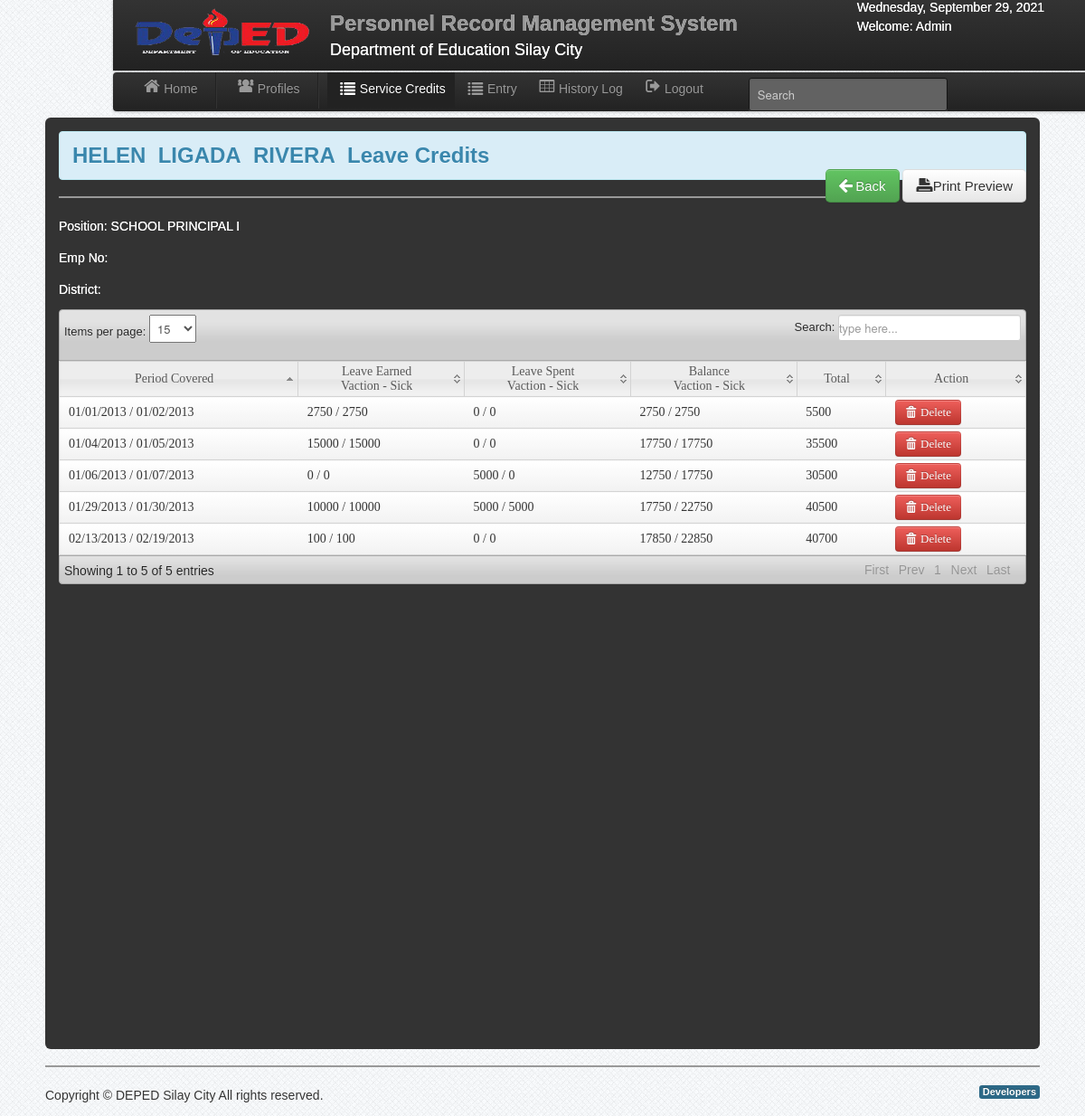
Screenshot of /view_service_credits.php?id=103 (signed in) with the database file from the repository.
### tables this page shows
CREATE TABLE IF NOT EXISTS `user` (
  `User_id` int(11) NOT NULL AUTO_INCREMENT,
  `UserName` varchar(50) NOT NULL,
  `Password` varchar(50) NOT NULL,
  `FirstName` varchar(50) NOT NULL,
  `LastName` varchar(50) NOT NULL,
  `User_Type` varchar(50) NOT NULL,
  PRIMARY KEY (`User_id`)
);

CREATE TABLE IF NOT EXISTS `employee` (
  `employeeID` int(11) NOT NULL AUTO_INCREMENT,
  `Position` varchar(50) NOT NULL,
  `salary_grade` int(11) NOT NULL,
  `step` int(11) NOT NULL,
  `LastName` varchar(50) NOT NULL,
  `FirstName` varchar(50) NOT NULL,
  `MiddleName` varchar(50) NOT NULL,
  `Sex` varchar(10) NOT NULL,
  `Date_of_Birth` varchar(50) NOT NULL,
  `birth_place` varchar(100) NOT NULL,
  `tin` varchar(50) NOT NULL,
  `Eligibility` varchar(50) NOT NULL,
  `RemarkID` int(11) NOT NULL,
  `School` varchar(150) NOT NULL,
  `location` varchar(200) NOT NULL,
  `height` varchar(3) NOT NULL,
  `weight` varchar(5) NOT NULL,
  `civil_status` varchar(50) NOT NULL,
  `citizenship` varchar(50) NOT NULL,
  `blood_type` varchar(10) NOT NULL,
  `gsis` varchar(100) NOT NULL,
  `pag_ibig` varchar(100) NOT NULL,
  `PHILHEALTH` varchar(100) NOT NULL,
  `SSS` varchar(100) NOT NULL,
  `Authorized_Salary` varchar(100) NOT NULL,
  `Actual_Salary` varchar(100) NOT NULL,
  `Status` varchar(50) NOT NULL,
  `Civil_Service_Eligibility` varchar(100) NOT NULL,
  `Remarks` varchar(100) NOT NULL,
  `Residential_Address` varchar(100) NOT NULL,
  `ZIP_CODE1` varchar(20) NOT NULL,
  `Telephone_NO` varchar(20) NOT NULL,
  `Permanent_Address` varchar(100) NOT NULL,
  `ZIP_CODE2` varchar(20) NOT NULL,
  `Email_Address` varchar(100) NOT NULL,
  `Cellphone_NO` varchar(15) NOT NULL,
  `Agency_Employee_NO` varchar(20) NOT NULL,
  `Item_Number` varchar(50) NOT NULL,
  `Area_Code` varchar(50) NOT NULL,
  `Area_Type` varchar(50) NOT NULL,
  `ATTRIBUTION` varchar(50) NOT NULL,
  `Employee_No` varchar(50) NOT NULL,
  `qualification` varchar(100) NOT NULL,
  `Classification` varchar(100) NOT NULL,
  `District` varchar(100) NOT NULL,
  PRIMARY KEY (`employeeID`)
);

CREATE TABLE IF NOT EXISTS `service_credits` (
  `service_credits_id` int(11) NOT NULL AUTO_INCREMENT,
  `from_date` varchar(100) NOT NULL,
  `to_date` varchar(100) NOT NULL,
  `LE_vacation` int(11) NOT NULL,
  `LE_sick` int(11) NOT NULL,
  `LS_vacation` int(11) NOT NULL,
  `LS_sick` int(11) NOT NULL,
  `B_vacation` int(11) NOT NULL,
  `B_sick` int(11) NOT NULL,
  `total` int(11) NOT NULL,
  `employeeID` int(11) NOT NULL,
  PRIMARY KEY (`service_credits_id`)
);

### session.php (called while the page is built, shortened)
<?php
$id_session=$_SESSION['id'];
?>

### view_service_credits.php (the view, shortened to what this page needs)
<?php include('dbcon.php'); include('session.php');include('header.php'); $get_id=$_GET['id'];?>
<body>
    <?php include('nav-top.php'); ?>
    <div class="navbar navbar-fixed-top1">
        <div class="navbar-inner">
            <div class="container">
                <div class="marg">
                    <ul class="nav">
                        <li>
                            <a href="home.php"><i class="icon-home icon-large"></i>Home</a>
                        </li>
                        <li class="divider-vertical"></li>
                        <li><a href="emp_profiles.php"><i class="icon-group icon-large"></i>Profiles</a></li>
                        <li class="divider-vertical"></li>
						<li class="active"><a href="leave_record.php"><i class="icon-list icon-large"></i>Service Credits</a></li>
                        <li><a href="entry.php"><i class="icon-list icon-large"></i>Entry</a></li>
                        <li><a href="history_log.php"><i class="icon-table icon-large"></i>History Log</a></li>
                        <li><a id="logout" data-toggle="modal" href="#myModal"><i class="icon-signout icon-large"></i>Logout</a></li>
                        <form  method="POST" action="search.php" class="navbar-search pull-right">
                            <input type="text" name="search" class="search-query" placeholder="Search">
                        </form>
                    </ul>
                </div>
            </div>
        </div>
    </div>
    <div class="wrapper">
    <div id="element" class="hero-body">
        <?php $result=mysqli_query($conn,"select * from employee where employeeID='$get_id'")or die (mysqli_error());
            $get_row=mysqli_fetch_array($result);
			$member_id=$get_row['employeeID'];
        ?>
        <div class="alert alert-info">
            <h2><font color=""><?php echo $get_row['FirstName']; ?>&nbsp;&nbsp;<?php echo $get_row['MiddleName']; ?>&nbsp;&nbsp;<?php echo $get_row['LastName']; ?>&nbsp; Leave Credits</font></h2>
        </div>
        <div class="button-back">
            <a class="btn  btn-large btn-success" href="emp_non_teaching.php"><i class="icon-arrow-left icon-large"></i>&nbsp;Back</a>
            <a href="print_service_credits.php<?php echo '?id='.$member_id; ?>" class="btn  btn-large"><i class="icon-print icon-large"></i>&nbsp;Print Preview</a>
        </div>
        <hr>
        <div class="color_white">
        <p>Position:&nbsp;<?php echo $get_row['Position']; ?></p>
        <p>Emp No:&nbsp;<?php echo $get_row['Employee_No']; ?></p>
        <p>District:</p>
        </div>
        <table class="users-table">
        <div class="demo_jui">
            <table cellpadding="0" cellspacing="0" border="0" class="display" id="log" class="jtable">
                <thead>
                    <tr>
                        <th>Period Covered</th>
                        <th>Leave Earned
                            <br>
                            Vaction - Sick
                        </th>
                        <th>Leave Spent
                            <br>
                            Vaction - Sick
                        </th>
                        <th>Balance
                            <br>
                            Vaction - Sick
                        </th>
                        <th>Total</th>
                        <th>Action</th>
                    </tr>
                </thead>
                <tbody>
                    <?php $emp_query=mysqli_query($conn,"select * from service_credits where employeeID='$get_id' order by from_date");
                        while($row=mysqli_fetch_array($emp_query)){ $id=$row['service_credits_id']; $emp=$row['employeeID'];  ?>
                        <tr class="del<?php echo $id ?>">
                            <td><?php echo $row['from_date']."  / ".$row['to_date']; ?></td>
                            <td><?php echo $row['LE_vacation']." / ".$row['LE_sick']; ?></td>
                            <td><?php echo $row['LS_vacation']." / ".$row['LS_sick']; ?></td>
                            <td><?php echo $row['B_vacation']." / ".$row['B_sick']; ?></td>
                            <td><?php echo $row['total'];?></td>
                            <td>
                                <a class="btn btn-danger1"  id="<?php echo $id; ?>">  <i class="icon-trash icon-large"></i>&nbsp;Delete</a>
                            </td>
                        </tr>
                        <?php }?>
                </tbody>
            </table>
        </div>
        <?php include('footer.php');?>
    </div>
</body>

### nav-top.php
<div class="navbar navbar-fixed-top">
    <div class="navbar-inner">
        <div class="container">
            <div class="marg_top">
                <a class="brand">
                    <img src="img/logo.png" width="200" height="58">
                </a>
                <a class="brand">
                    <h2>Personnel Record Management System</h2>
                    <div class="chmsc_nav"><font size="4" color="white">Department of Education Silay City</font></div>
                </a>
                <div class="pull-right">
                    <font color="white">
                        <?php
                            $Today=date('y:m:d');
                            $new=date('l, F d, Y',strtotime($Today));
                            echo $new; ?>
                        <p>
                            <?php
                                $user_query=mysqli_query($conn,"select *  from user where User_id='$id_session'")or die(mysqli_error());
                                $row=mysqli_fetch_array($user_query);
                                echo 'Welcome:'." ".$row['User_Type'];
                            ?>
                        </p>
                    </font>
                </div>
            </div>
        </div>
    </div>
	</div>

### css/style.css (style rules this page uses)
* { margin:0; padding:0; }
body { font-family:"Trebuchet MS", "Myriad Pro", Arial, sans-serif; font-size:14px; background: #fff url(../img/bg.png) repeat top left; color:#333; text-shadow:0px 0px 0px #fff;; }
a { color:#777; }
p { padding:5px 0px; }
.wrapper { width:1100px; margin:10px auto; min-height:550px; }

### css/datatable/demo_table_jui.css (style rules this page uses)
table.display thead th { cursor: pointer; padding: 3px 0 3px 10px; }
table.display { border-collapse: collapse; clear: both; margin: 0 auto; width: 100%; }
table.display td { padding: 3px 10px; }
tr.odd { background-color: #fafafa; background-image: -moz-linear-gradient(top, #ffffff, #f2f2f2); background-image: -webkit-gradient(linear, 0 0, 0 100%, from(#ffffff), to(#f2f2f2)); background-image: -webkit-linear-gradient(top, #ffffff, #f2f2f2); background-image: -o-linear-gradient(top, #ffffff, #f2f2f2); background-image: linear-gradient(to bottom, #ffffff, #f2f2f2); background-repeat: repeat-x; border: 1px solid #d4d4d4; -webkit-border-radius: 4px; -moz-border-radius: 4px; border-radius: 4px; filter: progid:dximagetransform.microsoft.gradient(startColorstr='#ffffffff', endColorstr='#fff2f2f2', GradientType=0); -webkit-box-shadow: 0 1px 4px rgba(0, 0, 0, 0.065); -moz-box-shadow: 0 1px 4px rgba(0, 0, 0, 0.065); box-shadow: 0 1px 4px rgba(0, 0, 0, 0.065); }
tr.even { background-color: #fafafa; background-image: -moz-linear-gradient(top, #ffffff, #f2f2f2); background-image: -webkit-gradient(linear, 0 0, 0 100%, from(#ffffff), to(#f2f2f2)); background-image: -webkit-linear-gradient(top, #ffffff, #f2f2f2); background-image: -o-linear-gradient(top, #ffffff, #f2f2f2); background-image: linear-gradient(to bottom, #ffffff, #f2f2f2); background-repeat: repeat-x; border: 1px solid #d4d4d4; -webkit-border-radius: 4px; -moz-border-radius: 4px; border-radius: 4px; filter: progid:dximagetransform.microsoft.gradient(startColorstr='#ffffffff', endColorstr='#fff2f2f2', GradientType=0); -webkit-box-shadow: 0 1px 4px rgba(0, 0, 0, 0.065); -moz-box-shadow: 0 1px 4px rgba(0, 0, 0, 0.065); box-shadow: 0 1px 4px rgba(0, 0, 0, 0.065); }
tr.odd td.sorting_1 { background-color: f5f5f5; }
tr.even td.sorting_1 { background-color: f5f5f5; }

### rows the page displays
user: User_Type "Admin"
employee: FirstName "HELEN", MiddleName "LIGADA", LastName "RIVERA", Position "SCHOOL PRINCIPAL I"
service_credits: from_date "01/01/2013", to_date "01/02/2013", LE_vacation "2750", LE_sick "2750", LS_vacation "0", LS_sick "0", B_vacation "2750", B_sick "2750", total "5500"
service_credits: from_date "01/04/2013", to_date "01/05/2013", LE_vacation "15000", LE_sick "15000", LS_vacation "0", LS_sick "0", B_vacation "17750", B_sick "17750", total "35500"
service_credits: from_date "01/06/2013", to_date "01/07/2013", LE_vacation "0", LE_sick "0", LS_vacation "5000", LS_sick "0", B_vacation "12750", B_sick "17750", total "30500"
service_credits: from_date "01/29/2013", to_date "01/30/2013", LE_vacation "10000", LE_sick "10000", LS_vacation "5000", LS_sick "5000", B_vacation "17750", B_sick "22750", total "40500"
service_credits: from_date "02/13/2013", to_date "02/19/2013", LE_vacation "100", LE_sick "100", LS_vacation "0", LS_sick "0", B_vacation "17850", B_sick "22850", total "40700"
